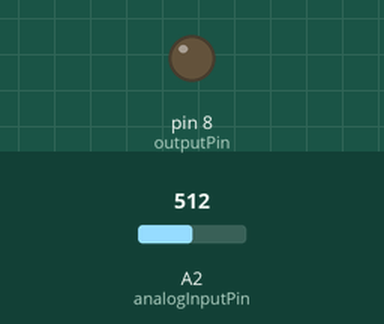
Recording of a sketch running on a simulated Arduino Uno, built with avr-gcc and run on an emulated ATmega328P. Parts: output pins drawn as LEDs (lit = HIGH). The inputs (shaded band) are chosen by the test bench; at power-on: A2 (analogInputPin) = 512. What the sketch prints to the serial monitor is not drawn.

Above: at 0.2 s.
At 7.46 s:
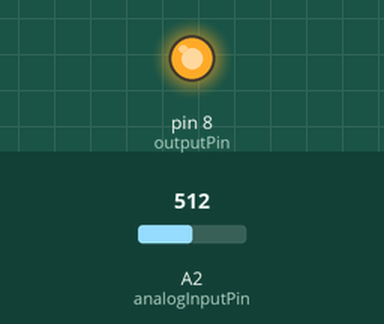
Timing chart, 0 to 9.0 s (numbered marks = the images above):
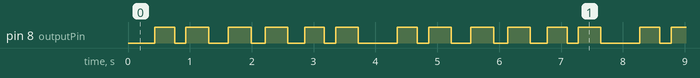

The sketch:

sketch_mar9a.ino
```cpp
const int outputPin = 8;
const int analogInputPin = A2;

const int numPoints = 86;

const float forceData[numPoints] = {
  -4.038,
  -4.035,
  -4.034,
  -4.034,
  -4.033,
  -4.033,
  -4.032,
  -4.032,
  -3.893,
  -1.667,
  -0.106,
  1.483,
  2.841,
  3.761,
  4.101,
  3.807,
  2.925,
  1.591,
  -0.014,
  -1.621,
  -2.948,
  -0.906,
  0.718,
  2.225,
  3.373,
  4.011,
  4.032,
  3.431,
  2.299,
  0.811,
  -0.825,
  -2.319,
  -3.454,
  -4.043,
  -3.993,
  -3.313,
  -2.111,
  1.294,
  2.683,
  3.671,
  4.093,
  3.881,
  3.071,
  1.782,
  0.200,
  -3.282,
  -3.983,
  -4.049,
  -2.243,
  -0.731,
  0.868,
  2.344,
  3.461,
  4.041,
  3.999,
  3.337,
  2.161,
  0.630,
  -0.993,
  -2.464,
  -3.549,
  -4.071,
  -3.945,
  -3.195,
  1.888,
  3.149,
  3.917,
  4.083,
  3.619,
  2.576,
  1.158,
  -0.469,
  -2.015,
  -4.005,
  -4.035,
  0.067,
  1.629,
  2.954,
  3.822,
  4.101,
  3.746,
  2.811,
  1.422,
  -2.389,
  -4.062,
  -1.770
};
// force range: -4.071 to 4.101 N
const float forceMin = -4.071 ;
const float forceMax = 4.101;

int mapForceToPWM(float force) {
  int pwm = (int)(((force - forceMin) / (forceMax - forceMin)) * 255.0);
  if (pwm < 0)   pwm = 0;
  if (pwm > 255) pwm = 255;
  return pwm;
}

void setup() {
  pinMode(outputPin, OUTPUT);
  pinMode(analogInputPin, INPUT);
  Serial.begin(9600);
}

void loop() {
  for (int i = 0; i < numPoints; i++) {
    int pwmVal = mapForceToPWM(forceData[i]);
    analogWrite(outputPin, pwmVal);
    delay(5);
    int analogValue = analogRead(analogInputPin);
    float voltage = analogValue * (5.0 / 1023.0);

    Serial.print("Force: ");
    Serial.print(forceData[i], 3);
    Serial.print(" N, PWM: ");
    Serial.print(pwmVal);
    Serial.print(", Voltage: ");
    Serial.print(voltage,3);
    Serial.println(" V");
  }
}
```

Measured:
- by itself, pin 8 (outputPin): repeats every 3.9 s: LOW 0.18 s, HIGH 0.37 s, LOW 0.32 s, HIGH 0.37 s, LOW 0.23 s, HIGH 0.37 s, LOW 0.27 s, HIGH 0.32 s, LOW 0.18 s, HIGH 0.37 s, LOW 0.63 s, HIGH 0.32 s
- by itself, everything shown: repeats every 3.9 s, in 12 steps
